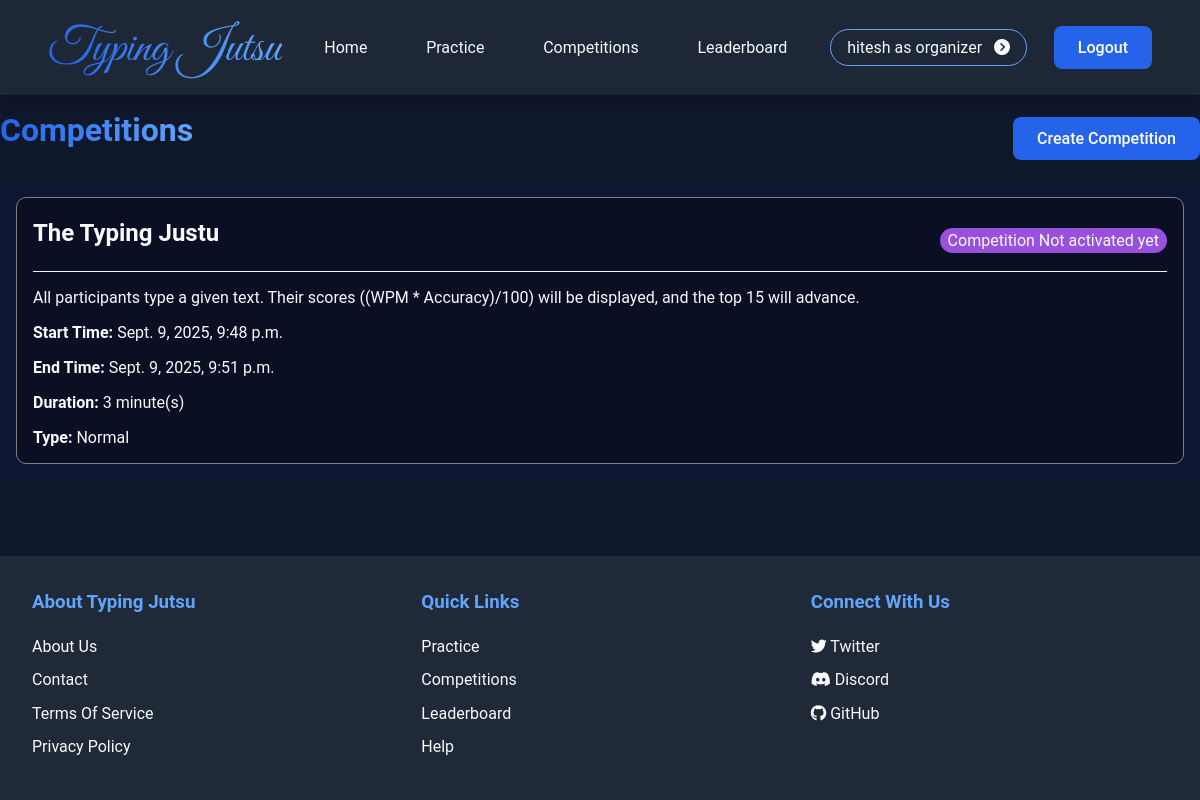
Page /competitions/ (signed in) on the earlier database version.
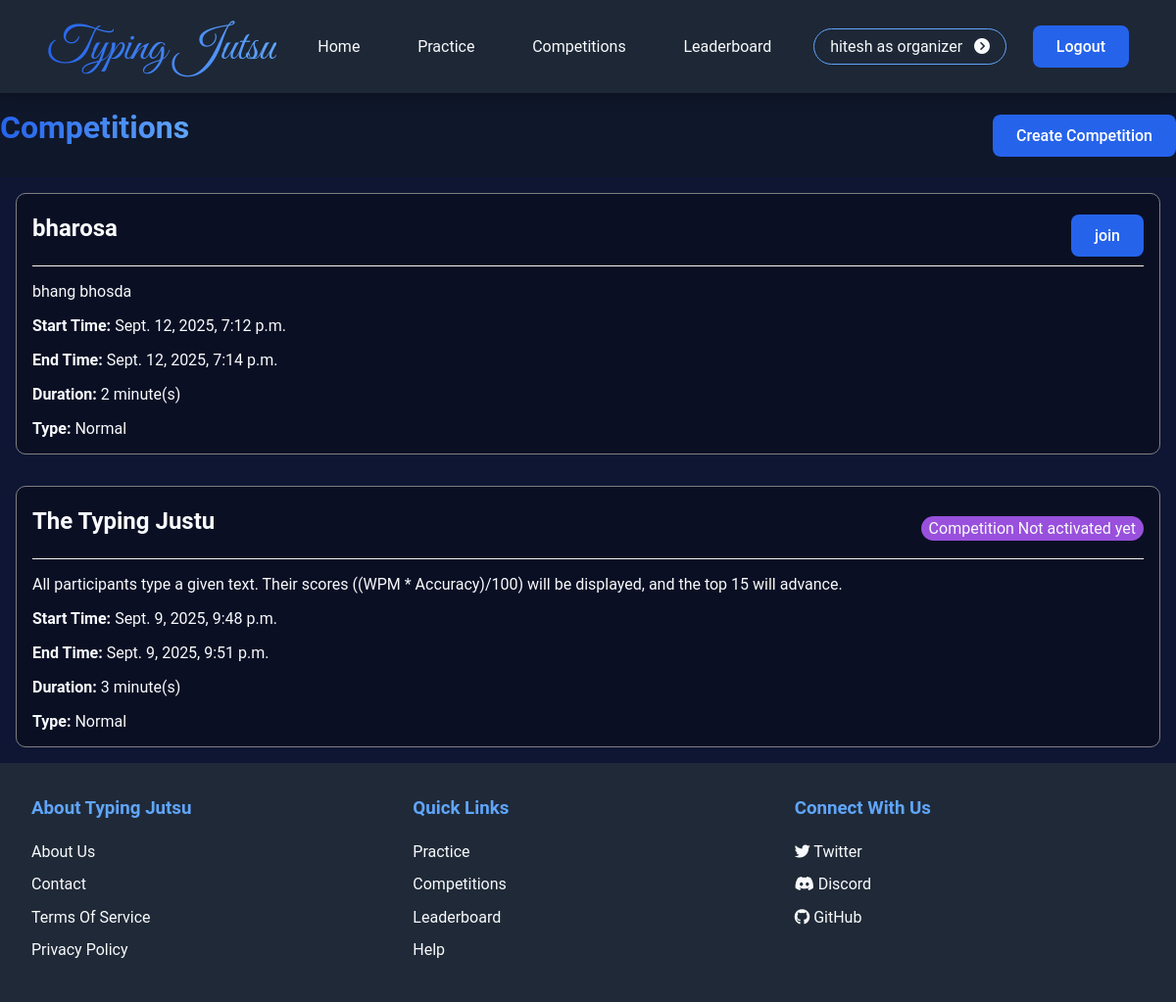
Same page on the later database version.
### typing_game/models.py (models this page shows, shortened)
class Competition(models.Model):
    title = models.CharField(max_length=200)
    description = models.TextField()
    start_time = models.DateTimeField()
    duration = models.IntegerField(help_text="Duration in minutes", default=3)
    organizer = models.ForeignKey(Organizer, on_delete=models.CASCADE, related_name='competitions')
    participants = models.ManyToManyField(Participant, related_name='competitions', blank=True)
    type = models.CharField(
        max_length=15,
        choices=[('Normal','normal'), ('Reverse','reverse'), ('Jumble-Word','jumble-Word')],
        default=None
    )
    paragraphs = models.JSONField(default=list)
    expired = models.BooleanField(default=False)
    started = models.BooleanField(default=False)
    status = models.CharField(choices=[('waiting','Waiting'),('active','Active'), ( 'ended','Ended')], default='waiting')
    @property
    def end_time(self):
        return self.start_time + timedelta(minutes=self.duration)

class Organizer(models.Model):
    name = models.CharField(max_length=30)
    email = models.EmailField(max_length=40, unique=True)
    mobile_num = models.CharField(max_length=10)
    password = models.CharField(max_length=128)
    class Meta:
        db_table = 'organizers'

### typing_game/views.py (the view)
# urls.py: path('competitions/', views.competitions, name='competitions'),
@login_required
def competitions(request):
    context = get_auth_context(request)
    user_id = context.get('user_id')
    user_role = context.get('user_role')
    profile_user = None
    if user_id and user_role:
        try:
            if user_role == 'participant':
                profile_user = Participant.objects.get(id=user_id)
            elif user_role == 'organizer':
                profile_user = Organizer.objects.get(id=user_id)
        except (Participant.DoesNotExist, Organizer.DoesNotExist):
            request.session.flush() # User in session not in DB, clear it.
    context['competitions'] = Competition.objects.order_by('-start_time')
    context['profile_user'] = profile_user
    return render(request, 'typing_game/competitions.html', context)

### typing_game/views.py (called while the page is built)
def get_auth_context(request):
    user_id = request.session.get('user_id')
    user_role = request.session.get('user_role')
    return {
        'is_authenticated': bool(user_id),
        'user_role': user_role,
        'user_id' : user_id,
    }

### typing_game/templates/typing_game/competitions.html (shortened to what this page needs)
{% extends 'typing_game/base.html' %}
{% block page %}
<div class="page-header">
    <h1>Competitions</h1>
    <a href="{% url 'typing_game:create_competition' %}" class="button">Create Competition</a>
</div>
<div class="competition_list_container">
    {% for competition in competitions %}
        <div class="each_competition">
            <div id="competition_header" class="page-header">
                <h2>{{competition.title}}</h2>
                {% if competition.organizer.id == profile_user.id and user_role == 'organizer' %}
                    <div class="actions">
                        <a href="{% url 'typing_game:edit_competition' competition.id %}" class="button">Edit</a>
                        <a href="{% url 'typing_game:delete_competition' competition.id %}" class="button" onclick="return confirm('Are you sure you want to delete ')">Delete</a>
                        <a href="{% url 'typing_game:activate_competition' competition.id %}" class="button" onclick="return confirm('Are you sure you want to Activate')">Activate</a>
                    </div>
                {% else %}
                    {% if competition.status == 'active' %}
                        <a href="{% url 'typing_game:join_competition' competition.id %}" class="button" onclick="return confirm('Are you sure you want to Join')">join</a>
                    {% elif competition.started %}
                        <span class="button-info">Competition is started</span>
                    {%else%}
                        <span class="button-info">Competition Not activated yet</span>
                    {%endif%}
                {% endif %}
            </div>
            <div class="each_comp_more_detail">
                <p id="description"><strong></strong>{{competition.description}}</p>
                <p><strong>Start Time: </strong>{{competition.start_time}}</p>
                <p><strong>End Time: </strong>{{competition.end_time}}</p>
                <p><strong>Duration: </strong>{{competition.duration}} minute(s)</p>
                <p><strong>Type: </strong>{{competition.type}}</p>
            </div>
        </div>
    {%empty%}
        <h3>No Competitions Available right Now</h3>
    {% endfor %}
</div>
{% endblock %}

### typing_game/templates/typing_game/base.html (shortened to what this page needs)
{% load static %}
<!DOCTYPE html>
<html lang="en">
<head>
    <link rel="stylesheet" href="https://cdnjs.cloudflare.com/ajax/libs/font-awesome/6.4.2/css/all.min.css">
    <link rel="stylesheet" href="{% static 'typing_game/css/global.css' %}">
</head>
<body>
    <nav>
        <ul>
            <li>
                <div class="logoAndText">
                    <h1 id="logoText">Typing Jutsu</h1>
                </div>
            </li>
            <li><a href="{% url 'typing_game:home' %}">Home</a></li>
            <li><a href="{% url 'typing_game:practice' %}">Practice</a></li>
            <li><a href="{% url 'typing_game:competitions' %}">Competitions</a></li>
            <li><a href="{% url 'typing_game:leaderboard' %}">Leaderboard</a></li>
            {% if is_authenticated %}
                <li>
                    <details id="profile">
                        <summary>
                            {{ request.session.user_name }} <i class="fa-solid fa-circle-chevron-right"></i>
                        </summary>
                    </details>
                </li>
                <li><a href="{% url 'typing_game:logout' %}" class="button">Logout</a></li>
            {% else %}
                <li><a href="{% url 'typing_game:login' %}" class="button">Login</a></li>
                <li><a href="{% url 'typing_game:signup' %}" class="button">Sign Up</a></li>
            {% endif %}
        </ul>
    </nav>
    <main>
        {% block page %}{% endblock %}
    </main>
    <footer>
        <div class="footer-content">
            <div class="footer-section">
                <h3>About Typing Jutsu</h3>
                <ul >
                    <li><a href="">About Us</a></li>
                    <li><a href="">Contact</a></li>
                    <li><a href="{% url 'typing_game:terms' %}">Terms Of Service</a></li>
                    <li><a href="{% url 'typing_game:privacy' %}">Privacy Policy</a></li>
                </ul>
            </div>
            <div class="footer-section">
                <h3>Quick Links</h3>
                <ul>
                    <li><a href="{% url 'typing_game:practice' %}">Practice</a></li>
                    <li><a href="{% url 'typing_game:competitions' %}">Competitions</a></li>
                    <li><a href="{% url 'typing_game:leaderboard' %}">Leaderboard</a></li>
                    <li><a href="{% url 'typing_game:help' %}">Help</a></li>
                </ul>
            </div>
            <div class="footer-section">
                <h3>Connect With Us</h3>
                <ul>
                    <li><a href="#"><i class="fab fa-twitter"></i> Twitter</a></li>
                    <li><a href="#"><i class="fab fa-discord"></i> Discord</a></li>
                    <li><a href="#"><i class="fab fa-github"></i> GitHub</a></li>
                </ul>
            </div>
        </div>
    </footer>
</body>
</html>

### typing_game/static/typing_game/css/global.css (style rules this page uses)
* { margin: 0; padding: 0; box-sizing: border-box; font-family: 'Roboto', Tahoma, Geneva, Verdana, sans-serif; }
:root { --primary-color: #2563eb; --secondary-color: #1e40af; --accent-color: #60a5fa; --background-color: #0f172a; --text-color: #f8fafc; --gray-800: #1f2937; --gray-700: #374151; --gray-100: #f3f4f6; }
html,body { width: 100%; height: 100%; }
body { background-color: var(--background-color); color: var(--text-color); min-height: 100vh; display: flex; justify-content: flex-start; align-items: center; flex-direction: column; }
nav { background-color: rgba(31, 41, 55, 0.95); backdrop-filter: blur(10px); padding: 0rem 3rem; width: 100%; box-shadow: 0 2px 15px rgba(0, 0, 0, 0.3); }
nav a { color: var(--text-color); text-decoration: none; padding: 0.5rem 1rem; border-radius: 0.5rem; transition: all 0.3s ease; }
main { flex: 1; max-width: 1200px; width: 100%; }
h1, h2, h3, h4, h5, h6 { font-weight: 600; margin-bottom: 1rem; color: var(--text-color); }
h1 { background: linear-gradient(to right, var(--primary-color), var(--accent-color)); -webkit-background-clip: text; background-clip: text; -webkit-text-fill-color: transparent; }
.button { background-color: var(--primary-color); color: white; padding: 0.75rem 1.5rem; border-radius: 0.5rem; border: none; font-weight: 500; cursor: pointer; transition: all 0.3s ease; text-decoration: none; }
footer { background-color: var(--gray-800); padding: 2rem; margin-top: auto; line-height: 1.6; width: 100%; }
.footer-content { max-width: 1200px; margin: auto; display: grid; grid-template-columns: repeat(auto-fit, minmax(250px, 1fr)); gap: 2rem; }
.footer-section h3 { color: var(--accent-color); margin-bottom: 1rem; }
.footer-section ul { list-style: none; }
.footer-section ul li { margin-bottom: 0.5rem; }
.footer-section a { color: var(--text-color); text-decoration: none; transition: color 0.3s ease; }

### typing_game/templates/typing_game/competitions.html (style rules this page uses)
.page-header { display: flex; justify-content: space-between; align-items: center; margin: 1em 0; }
.button-info { border-radius: 20px; padding: 0.2em 0.5em; background: rgb(153, 80, 221); }

Differences in the rows shown:
now on this page (row unchanged): Organizer: session.user_name "hitesh as organizer"
added Competition: title "bharosa", status "join", description "bhang bhosda", start_time "Sept. 12, 2025, 7:12 p.m.", end_time "Sept. 12, 2025, 7:14 p.m.", duration "2", type "Normal"
Other differences:
{{ request.session.user_name }}: "hitesh as organizer" → (not shown)
